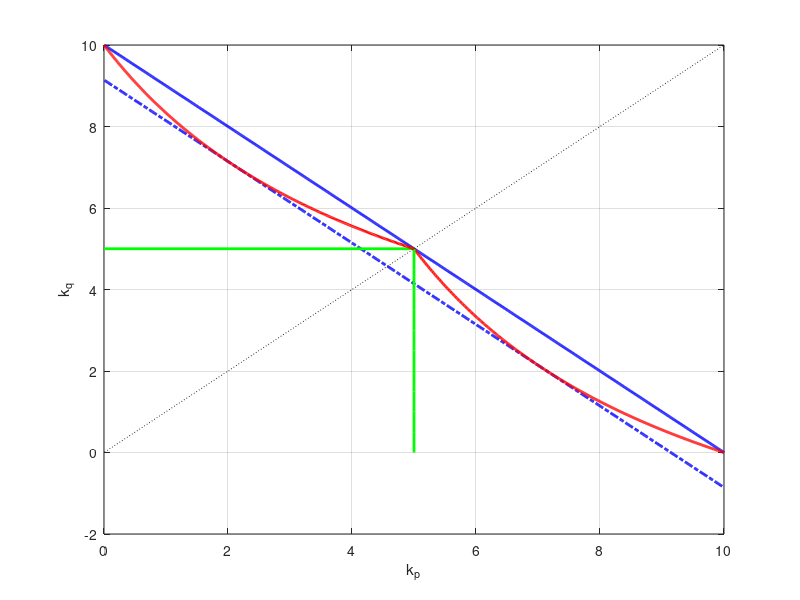

The MATLAB script that drew this image: (Note: this script raises an error after producing the figure.)
% Figure - 4.1
% =========================================
% This program generates the figure that shows the various 
% obtained bounds in the two ortho case

figure(1); clf; 
mu=0.1; 
kp=0.01:0.01:10; 

% The uniqueness reqiurement
kq=1/mu-kp; 
h=plot(kp,kq,'b');
set(h,'LineWidth',2); hold on;

% % The requirement kp*kq<1/mu^2
% kq=1/mu^2./kp
% plot(kp,kq); 
% axis([0 15 0 15]);

% The requirement kp+kq<(sqrt(2)-0.5)/mu
kq=(sqrt(2)-0.5)/mu-kp; 
h=plot(kp,kq,'b-.');
set(h,'LineWidth',2); hold on;

% The exact BP requirement 
kq=(1-mu*kp)./(2*mu^2*kp); 
pos=find(kq<=kp); 
h=plot(kp(pos),kq(pos),'r');
set(h,'LineWidth',2); hold on;

% The OMP requirement
h=plot(0:0.05/mu:0.5/mu,0.5/mu*ones(1,11),'g');
set(h,'LineWidth',2); 
h=plot(0.5/mu*ones(1,11),0:0.05/mu:0.5/mu,'g');
set(h,'LineWidth',2); 

% BP - the second part
h=plot(kq(pos),kp(pos),'r');
set(h,'LineWidth',2); hold on;

% Organizing the graph
grid on;
plot(kp,kp,'k:');
xlabel('k_p');
ylabel('k_q');
%title('The Various Bounds for the Two-Ortho Case');
legend({'Uniqueness bound: 1/\mu','BP bound: 0.91/\mu',...
             'BP exact bound','OMP bound: max(k_p,k_q)=1/2\mu',},1); 
axis image; 
axis([0 10 0 10]); 
% print -depsc2 Chapter_04_BoundsComp2o.eps